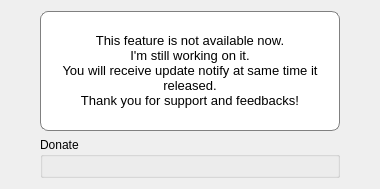
<?xml version="1.0" encoding="UTF-8"?>
<ui version="4.0">
 <class>ThisFeatureUnderDevelopment</class>
 <widget class="QDialog" name="ThisFeatureUnderDevelopment">
  <property name="geometry">
   <rect>
    <x>0</x>
    <y>0</y>
    <width>380</width>
    <height>183</height>
   </rect>
  </property>
  <property name="sizePolicy">
   <sizepolicy hsizetype="Expanding" vsizetype="Expanding">
    <horstretch>0</horstretch>
    <verstretch>0</verstretch>
   </sizepolicy>
  </property>
  <property name="minimumSize">
   <size>
    <width>380</width>
    <height>0</height>
   </size>
  </property>
  <property name="windowTitle">
   <string>Qt Bitcoin Trader</string>
  </property>
  <layout class="QGridLayout" name="gridLayout">
   <item row="0" column="0" rowspan="3">
    <spacer name="horizontalSpacer_2">
     <property name="orientation">
      <enum>Qt::Horizontal</enum>
     </property>
     <property name="sizeHint" stdset="0">
      <size>
       <width>0</width>
       <height>20</height>
      </size>
     </property>
    </spacer>
   </item>
   <item row="0" column="2" rowspan="3">
    <spacer name="horizontalSpacer">
     <property name="orientation">
      <enum>Qt::Horizontal</enum>
     </property>
     <property name="sizeHint" stdset="0">
      <size>
       <width>0</width>
       <height>20</height>
      </size>
     </property>
    </spacer>
   </item>
   <item row="1" column="1">
    <widget class="QGroupBox" name="donateGroupBoxBottom">
     <property name="sizePolicy">
      <sizepolicy hsizetype="Preferred" vsizetype="Maximum">
       <horstretch>0</horstretch>
       <verstretch>0</verstretch>
      </sizepolicy>
     </property>
     <property name="maximumSize">
      <size>
       <width>480</width>
       <height>16777215</height>
      </size>
     </property>
     <property name="accessibleName">
      <string>TR00053</string>
     </property>
     <property name="title">
      <string>Donate</string>
     </property>
     <layout class="QGridLayout" name="gridLayout_4">
      <property name="margin">
       <number>9</number>
      </property>
     </layout>
    </widget>
   </item>
   <item row="2" column="1">
    <spacer name="verticalSpacer">
     <property name="orientation">
      <enum>Qt::Vertical</enum>
     </property>
     <property name="sizeHint" stdset="0">
      <size>
       <width>20</width>
       <height>0</height>
      </size>
     </property>
    </spacer>
   </item>
   <item row="0" column="1">
    <widget class="QLabel" name="labelNotAvailable">
     <property name="sizePolicy">
      <sizepolicy hsizetype="Preferred" vsizetype="Preferred">
       <horstretch>0</horstretch>
       <verstretch>0</verstretch>
      </sizepolicy>
     </property>
     <property name="minimumSize">
      <size>
       <width>300</width>
       <height>120</height>
      </size>
     </property>
     <property name="font">
      <font>
       <pointsize>10</pointsize>
      </font>
     </property>
     <property name="accessibleName">
      <string>THIS_FEATURE_IS_NOT_AVAILABLE_NOW</string>
     </property>
     <property name="accessibleDescription">
      <string>IGNORED</string>
     </property>
     <property name="styleSheet">
      <string notr="true">background: white; border-radius: 8px; border: 1px solid gray;</string>
     </property>
     <property name="frameShape">
      <enum>QFrame::NoFrame</enum>
     </property>
     <property name="text">
      <string>This feature is not available now.&lt;br&gt;I'm still working on it.&lt;br&gt;You will receive update notify at same time it released.&lt;br&gt;Thank you for support and feedbacks!</string>
     </property>
     <property name="textFormat">
      <enum>Qt::RichText</enum>
     </property>
     <property name="scaledContents">
      <bool>false</bool>
     </property>
     <property name="alignment">
      <set>Qt::AlignCenter</set>
     </property>
     <property name="wordWrap">
      <bool>true</bool>
     </property>
     <property name="margin">
      <number>10</number>
     </property>
     <property name="openExternalLinks">
      <bool>true</bool>
     </property>
     <property name="textInteractionFlags">
      <set>Qt::LinksAccessibleByMouse|Qt::TextSelectableByMouse</set>
     </property>
    </widget>
   </item>
  </layout>
 </widget>
 <layoutdefault spacing="6" margin="11"/>
 <resources/>
 <connections/>
</ui>
